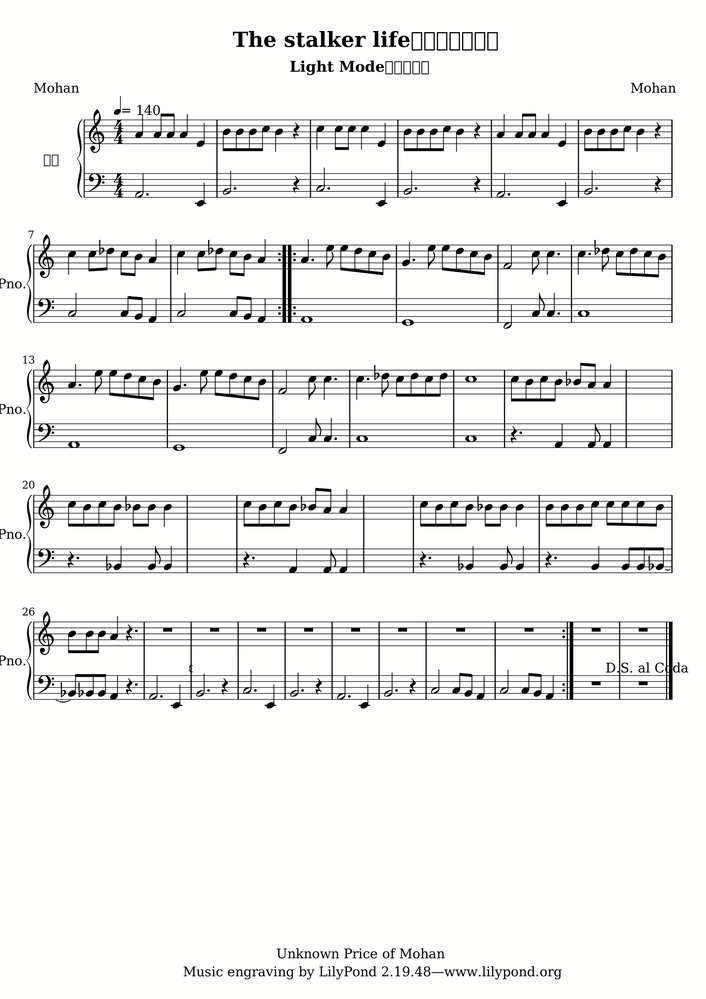
#> input picture test.png, 706 x 999 px, shrunk from 1960 x 2772 before the run
$ python pre_process.py
#> lines starting #> are read from the running program, lines starting #| are printed output that depends on the picture; after the words box and inside, x2 and y2 are one past the last pixel; in counts of white or black regions, pixels touching at a corner belong together
#!/usr/bin/env python
"""
Description: This is the file to pre-process the image.
Author: Yueqian Lin
Date: 2023-05-15
"""

import cv2
import numpy as np
import matplotlib.pyplot as plt
import os

# all code below is written by Yueqian Lin with the help of ChatGPT
####################################################################################################
def extract_lines(image_path, threshold=1):
    # load the image in grayscale
#> called with image_path = 'test.png', threshold = 1
    image = cv2.imread(image_path, cv2.IMREAD_GRAYSCALE)
#> image: shape (999, 706); min 0, max 255, mean 237.8

    # invert the image
    inverted_image = cv2.bitwise_not(image)
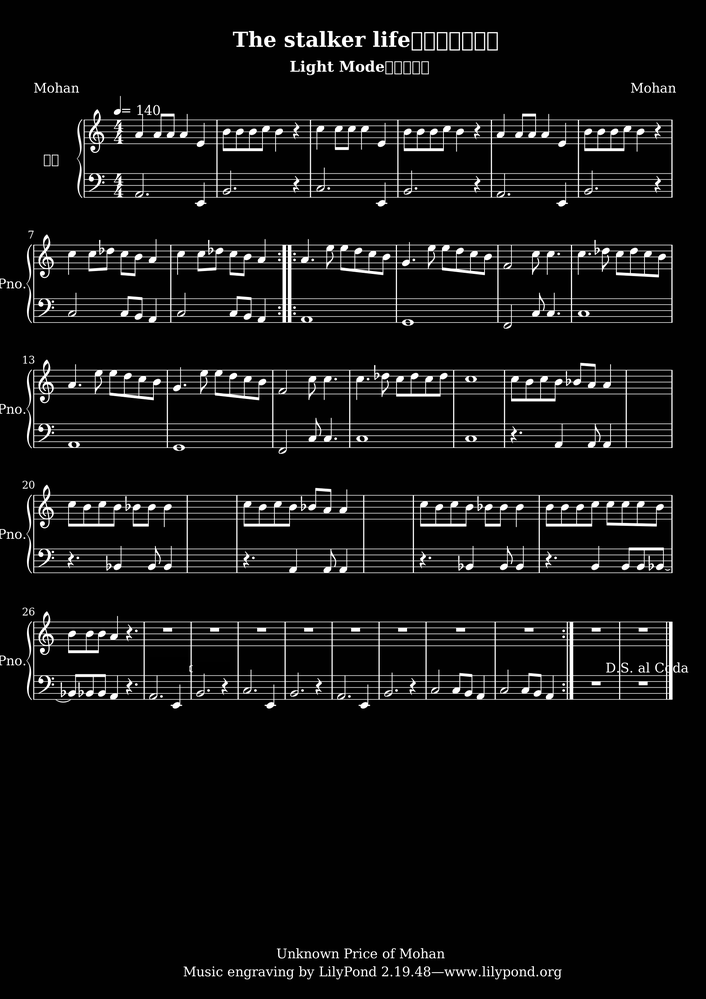
#> inverted_image: shape (999, 706); min 0, max 255, mean 17.2

    # apply a Gaussian blur to reduce noise
    blurred_image = cv2.GaussianBlur(inverted_image, (5, 5), 0)
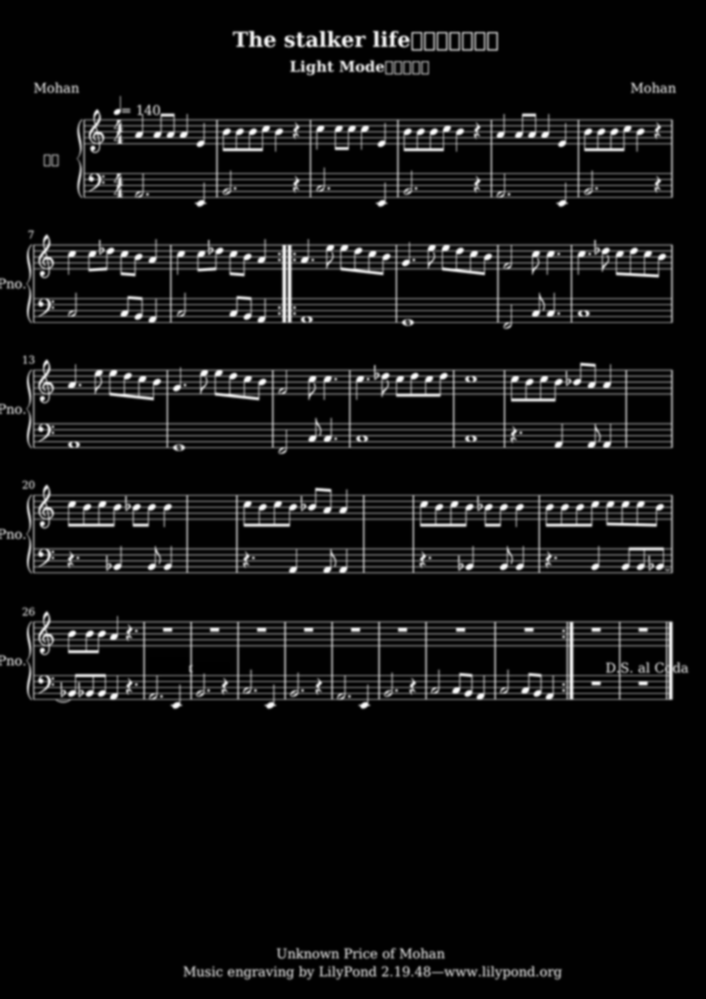
#> blurred_image: shape (999, 706); min 0, max 253, mean 17.3

    # binarize the image using adaptive thresholding
    binary_image = cv2.adaptiveThreshold(blurred_image, 255, cv2.ADAPTIVE_THRESH_MEAN_C, cv2.THRESH_BINARY, 15, -2)
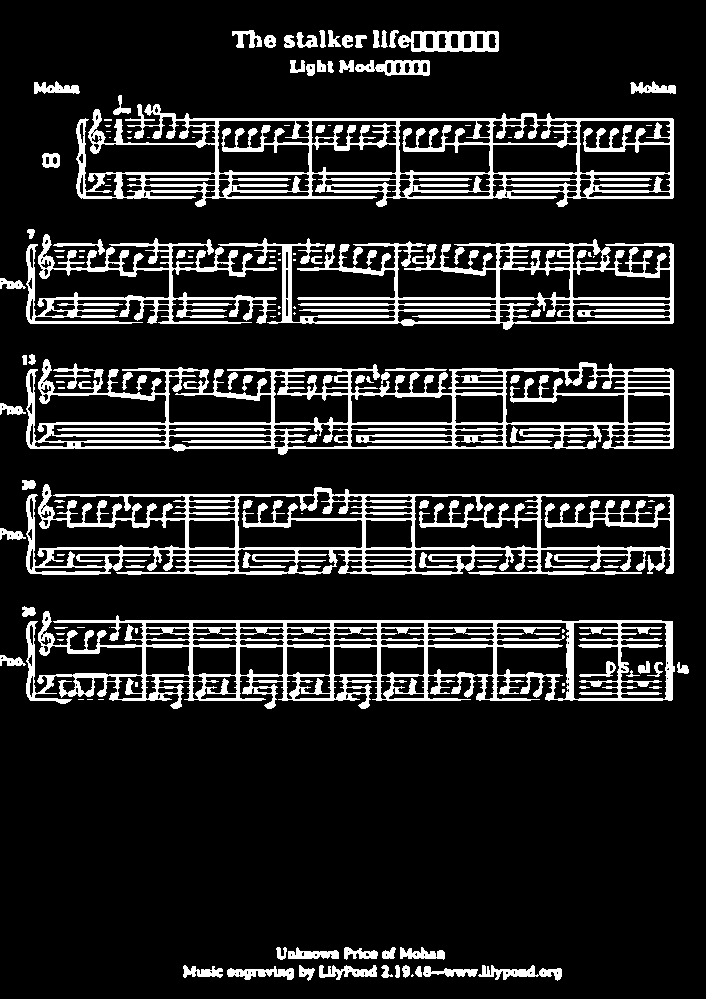
#> binary_image: shape (999, 706); 14.6% white; 152 white regions (54 under 20 px), largest, box (x1, y1, x2, y2) and area: (26, 611, 675, 709) 18856, (26, 359, 674, 455) 17945, (76, 104, 674, 207) 17469

    # apply the Hough Line Transform
    min_line_length = 0.75 * image.shape[1]
#> min_line_length = 529.5
    lines = cv2.HoughLinesP(binary_image, 1, np.pi / 180, 100, minLineLength=min_line_length, maxLineGap=15)
#> lines = 99 rows, first 6: [29, 622, 672, 622], [27, 429, 673, 429], [29, 447, 673, 447], [28, 424, 673, 424], [26, 435, 673, 435], [28, 548, 673, 548]

    # filter lines based on angle (keep only horizontal lines)
    horizontal_lines = [line for line in lines if abs(line[0][3] - line[0][1]) < 10]
#> horizontal_lines = 99 items, first 6: [[29, 622, 672, 622]], [[27, 429, 673, 429]], [[29, 447, 673, 447]], [[28, 424, 673, 424]], [[26, 435, 673, 435]], [[28, 548, 673, 548]]

    # sort the lines by their vertical position
    sorted_lines = sorted(horizontal_lines, key=lambda line: line[0][1])
#> sorted_lines = 99 items, first 6: [[80, 119, 673, 119]], [[79, 120, 673, 120]], [[76, 131, 673, 131]], [[76, 132, 673, 132]], [[77, 137, 673, 137]], [[78, 143, 673, 143]]

    # calculate differences between consecutive line positions
    y_diffs = np.diff([line[0][1] for line in sorted_lines])
#> y_diffs = 98 values, max 48 at index 75, min 1 at index 0, mean 5.92

    # calculate the minimum distance between consecutive lines
    y_diff_min = np.min(y_diffs)
#> y_diff_min = 1

    # combine the lines that are close to each other by average (if their distance is less than y_diff_min * threshold)
    combined_lines = []
    current_line = sorted_lines[0]
#> current_line = [[80, 119, 673, 119]]
    line_count = 1
    for i, diff in enumerate(y_diffs):
        if diff <= y_diff_min * threshold:
            current_line = np.add(current_line, sorted_lines[i + 1])
            line_count += 1
        else:
            combined_lines.append(current_line[0] / line_count)
            current_line = sorted_lines[i + 1]
            line_count = 1
#> this loop made 98 passes
#> (diff, current_line, line_count) on passes 1 to 12: (1, [[159, 239, 1346, 239]], 2), (11, [[76, 131, 673, 131]], 1), (1, [[152, 263, 1346, 263]], 2), (5, [[77, 137, 673, 137]], 1), (6, [[78, 143, 673, 143]], 1), (1, [[157, 287, 1346, 287]], 2), (28, [[106, 172, 673, 172]], 1), (1, [[184, 345, 1346, 345]], 2), (1, [[262, 519, 2019, 519]], 3), (4, [[77, 178, 673, 178]], 1), (1, [[154, 357, 1346, 357]], 2), (1, [[231, 537, 2019, 537]], 3)
#> (current_line, line_count) on passes 61 to 66: ([[28, 518, 673, 518]], 1), ([[56, 1037, 1346, 1037]], 2), ([[84, 1557, 1983, 1557]], 3), ([[57, 547, 673, 547]], 1), ([[85, 1095, 1346, 1095]], 2), ([[113, 1644, 2019, 1644]], 3)
#> after the loop, combined_lines = 43 items, first 6: [79.5, 119.5, 673, 119.5], [76, 131.5, 673, 131.5], [77, 137, 673, 137], [78.5, 143.5, 673, 143.5], [87.33, 173, 673, 173], [77, 179, 673, 179]

    # append the last line
    combined_lines.append(current_line[0] / line_count)

    return combined_lines

def draw_image(staffs, image_path):
    # load the image
    raw_image = cv2.imread(image_path)

    # draw the staffs
    for idx, staff in enumerate(staffs):
        x1, y1, x2, y2 = staff.astype(int)
        cv2.line(raw_image, (x1, y1), (x2, y2), (0, 255, 0), 2)

    # convert the image to RGB and show it
    raw_image = cv2.cvtColor(raw_image, cv2.COLOR_BGR2RGB)
    plt.imshow(raw_image)
    plt.rcParams["figure.figsize"] = (20, 20)
    plt.axis('off')
    plt.show()

def remove_staff(img):
    gray = cv2.cvtColor(img, cv2.COLOR_BGR2GRAY)
    thresh = cv2.threshold(gray, 0, 255, cv2.THRESH_BINARY_INV + cv2.THRESH_OTSU)[1]

    # horizontal kernel
    hor_kernel = cv2.getStructuringElement(cv2.MORPH_RECT, (25,1))
    detected_lines = cv2.morphologyEx(thresh, cv2.MORPH_OPEN, hor_kernel, iterations=2)
    # find contours
    cnts = cv2.findContours(detected_lines, cv2.RETR_EXTERNAL, cv2.CHAIN_APPROX_SIMPLE)
    cnts = cnts[0] if len(cnts) == 2 else cnts[1]
    for c in cnts:
        cv2.drawContours(img, [c], -1, (255,255,255), 2)
    # repair image
    rep_kernel = cv2.getStructuringElement(cv2.MORPH_RECT, (1,6))
    result = 255 - cv2.morphologyEx(255 - img, cv2.MORPH_CLOSE, rep_kernel, iterations=1)

    return result

def segment(image_path, threshold=1, epsilon= None, output_dir= None, remove_staffs= False):
    lines = extract_lines(image_path, threshold)
#> lines = 44 items, first 6: [79.5, 119.5, 673, 119.5], [76, 131.5, 673, 131.5], [77, 137, 673, 137], [78.5, 143.5, 673, 143.5], [87.33, 173, 673, 173], [77, 179, 673, 179]
    # split by 5
    staffs = [lines[i:i + 5] for i in range(0, len(lines), 5)]
#> staffs = 9 items
    if epsilon is None:
        epsilon = np.median(np.diff([line[1] for line in lines])) * 3
#> epsilon = 19.5
    # save the images
    raw_image = cv2.imread(image_path)
#> raw_image is the input picture: shape (999, 706, 3); mean B, G, R 237, 238.6, 238.6
    if remove_staffs:
        raw_image = remove_staff(raw_image)
    # create the output directory if it doesn't exist
    if output_dir is not None:
        if not os.path.exists(output_dir):
            os.makedirs(output_dir)
        for idx, staff in enumerate(staffs):
            if remove_staffs:
                filename = os.path.join(output_dir, f"{idx}.png")
            else:
                filename = os.path.join(output_dir, f"{idx}_origin.png")
            first_line_y = int(staff[0][1] - epsilon)
            last_line_y = int(staff[-1][1] + epsilon)
            x_start = np.mean([line[0] for line in staff]).astype(int) + 10
            x_end = np.mean([line[2] for line in staff]).astype(int) + 10
            cv2.imwrite(filename, raw_image[first_line_y:last_line_y, x_start:x_end])
            # save the new line location in txt
            segmented_staff = np.array(staff) - np.array([0, first_line_y, 0, first_line_y])
            segmented_staff[:, 0] = 10
            segmented_staff[:, 2] = x_end - x_start
            np.savetxt(filename.replace(".png", ".txt"), segmented_staff, fmt="%d")
#> this loop made 9 passes
#> (first_line_y, last_line_y, x_start, x_end) on passes 1 to 9: (100, 192, 89, 683), (159, 264, 82, 682), (237, 323, 39, 683), (290, 401, 37, 672), (374, 460, 38, 683), (428, 567, 40, 678), (535, 641, 40, 682), (608, 694, 63, 676), (661, 718, 37, 667)
#> pass 1, in segment, `cv2.imwrite(filename, raw_image[first_line_y:last_line_y, x_start:x_en..`:
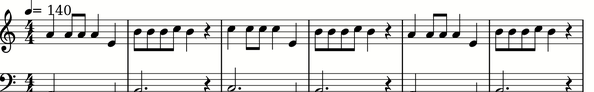
#> saved as 0_origin.png: shape (92, 594, 3); mean B, G, R 222.4, 223.8, 223.8
#> pass 2, in segment, `cv2.imwrite(filename, raw_image[first_line_y:last_line_y, x_start:x_en..`:
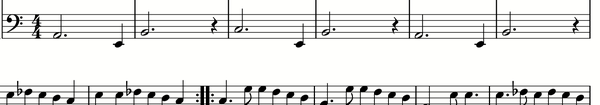
#> saved as 1_origin.png: shape (105, 600, 3); mean B, G, R 228.5, 230, 230

    return staffs

# test case
if __name__ == "__main__":
    image_path = "test.png"
    staffs = segment(image_path, threshold=1, epsilon=None, output_dir= "temp_output", remove_staffs= False)
#> staffs = 9 items
